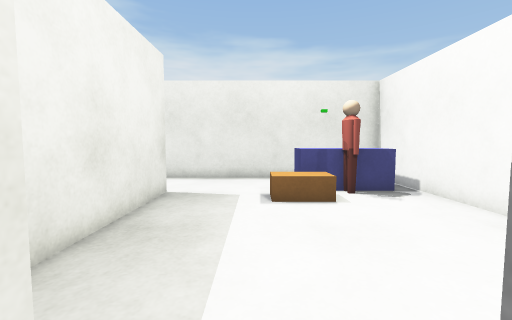
View 1 (above)

16 first-person views from a walk through a Gazebo world. The camera is 0.93 m above the floor, tilts 4° down and sees 90° across. The floor is counted in squares, 0.5 m on a side. Each view is taken from the middle of a square. On the plan, view 1 faces up. The plan holds only what a view shows up to about 15 squares ahead; the rest is blank. The place goes on beyond the plan. Some stock models are drawn as simple stand-ins.

View 2
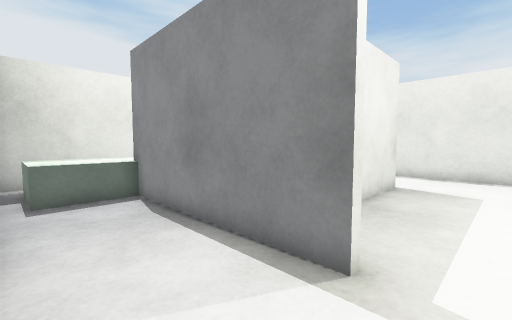

View 3
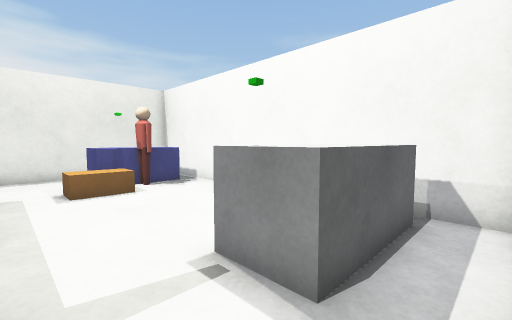

View 4
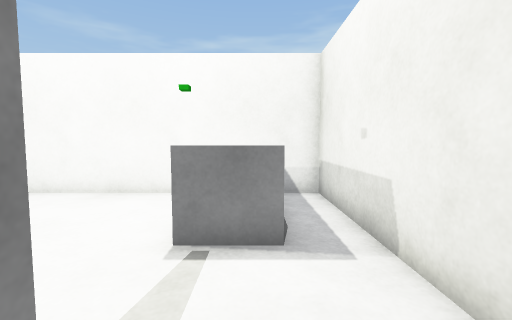

View 5
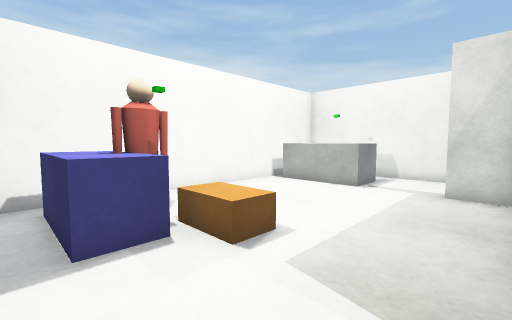

View 6
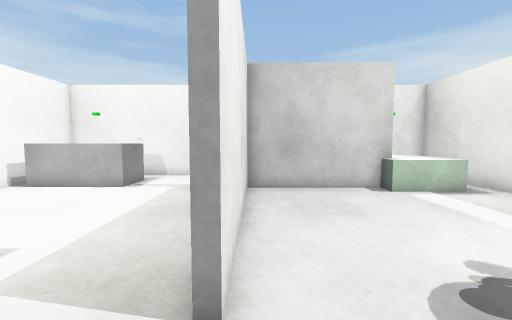

View 7
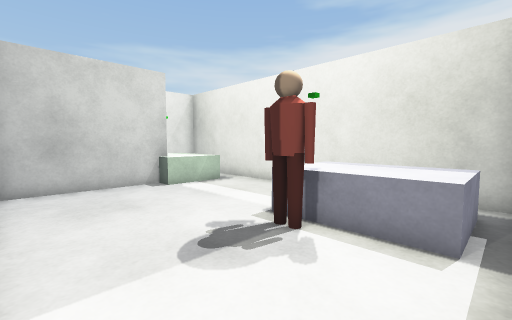

View 8
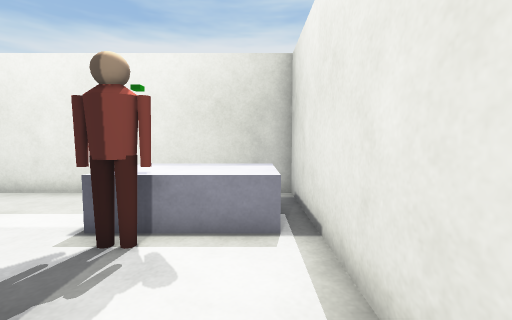

View 9
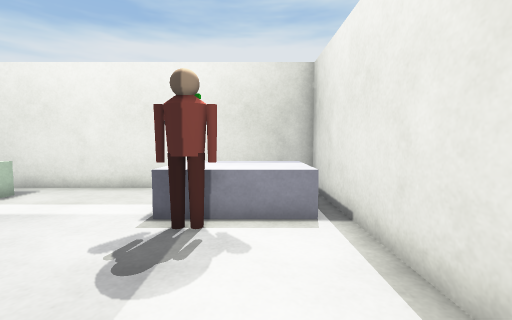

View 10
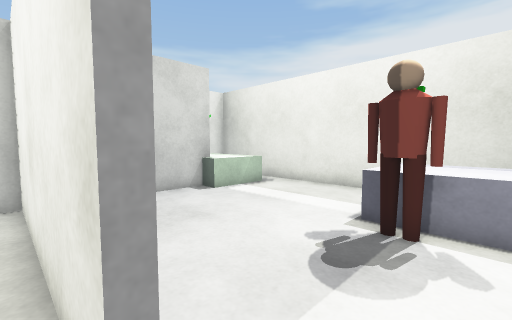

View 11
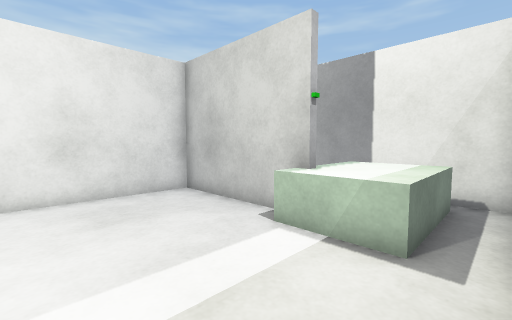

View 12
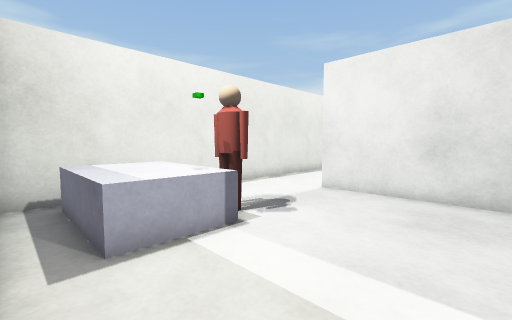

View 13
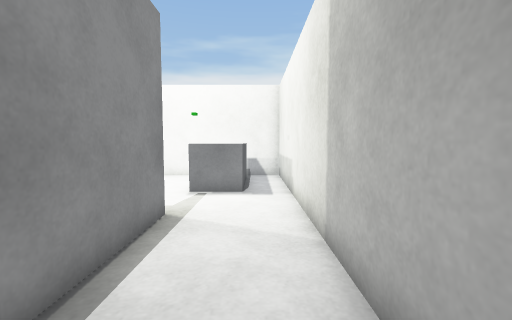

View 14
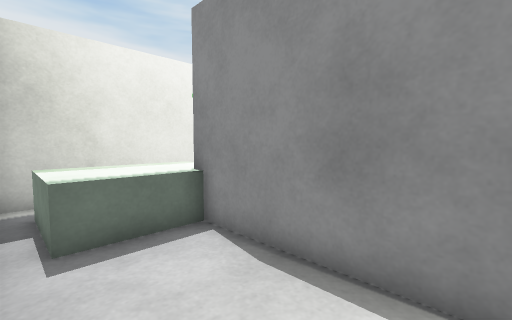

View 15
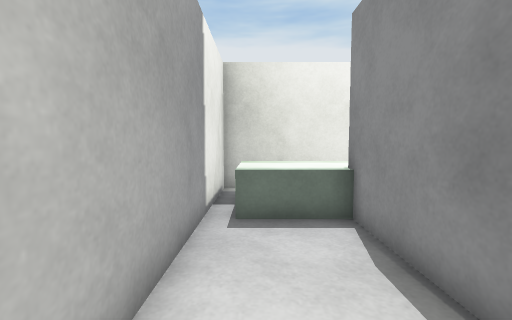

View 16
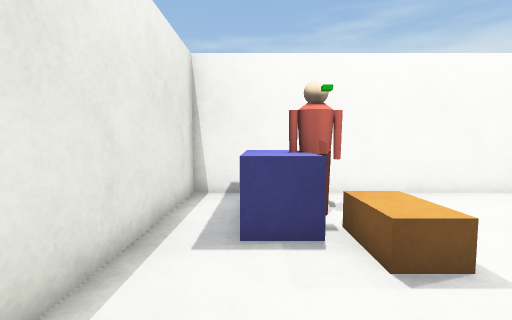

### Floor plan
Points are (right, up) in squares from view 1. A wall is a line through its corners. A room is listed if a view was taken in it or the views show most of it. See-through windows are left out.
Room 1 (views 1, 2, 3, 4, 5, 9, 10, 13, 14, 15, 16)
walls: (-3.7, 9.5) (-3.3, 9.5) (-3.3, 1.7) (-1.5, 1.7) (-1.5, 1.4) (-8.5, 1.4); (-13.3, 2.4) (-13.3, -2.3) (6.3, -2.3) (6.3, 13.3) (-3.4, 13.3)
ways out: opening at (-11.5, 1.5) to room 2; opening at (-3, 11.5) to room 2
objects: white box (-12, -1) to (-9, 2); brown box (1, 8) to (2, 9); counter (2, 0) to (5, 1); blue box (2, 10) to (5, 11); person (3, 9) to (4, 10)
Room 2 (views 6, 7, 8, 11, 12)
walls: (-8.4, 1.7) (-3.7, 1.7) (-3.7, 9.5); (-3.4, 13.3) (-13.3, 13.3) (-13.3, 2.4)
ways out: opening at (-11.5, 1.5) to room 1; opening at (-3, 11.5) to room 1
objects: white box (-12, 9) to (-9, 12); person (-9, 9) to (-8, 10)

Where each view was taken, in squares from view 1:
view 1: 0 up, 0 right, facing up
view 2: 2 down, 0 right, facing up-left
view 3: 2 down, 1 left, facing up-right
view 4: 0 up, 3 left, facing right
view 5: 12 up, 3 left, facing down-right
view 6: 12 up, 4 left, facing down
view 7: 13 up, 4 left, facing down-left
view 8: 12 up, 4 left, facing left
view 9: 11 up, 3 left, facing left
view 10: 11 up, 3 left, facing down-left
view 11: 7 up, 13 left, facing down-right
view 12: 4 up, 13 left, facing up-right
view 13: 1 down, 8 left, facing right
view 14: 2 down, 4 left, facing up-left
view 15: 1 down, 3 left, facing left
view 16: 11 up, 3 left, facing right
